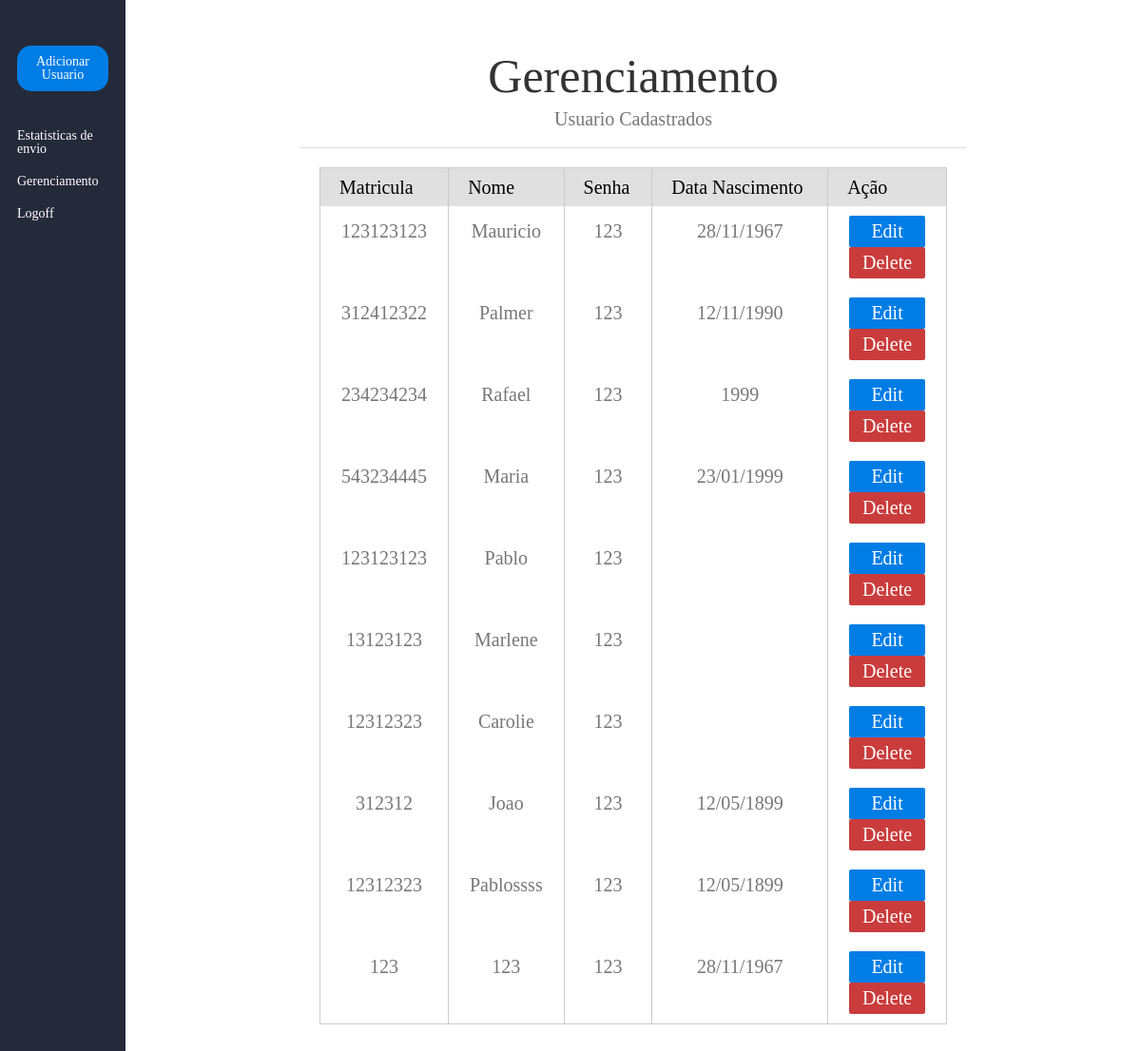
Page /admin.php?p=gerenciamento on the committed database.
### tables this page shows
CREATE TABLE IF NOT EXISTS `user` (
  `id_user` int(11) NOT NULL AUTO_INCREMENT,
  `nome` varchar(255) NOT NULL,
  `pass_user` varchar(255) NOT NULL,
  `matricula` varchar(255) NOT NULL,
  `data_nasc` varchar(255) NOT NULL,
  PRIMARY KEY (`id_user`)
);

### dba.class.php (called while the page is built, shortened)
<?php
 class Dba{
    function query($sql){
        $res = mysql_query($sql);
        return $res;
    }
    function row($res){
        $row = mysql_num_rows($res);
        return $row;
    }
    function result($res , $row , $col){
        $ret = mysql_result($res, $row , $col);
        return $ret;
    }
            function getUser(){
                $sql="
                SELECT * FROM user
                ";
                $res = $this->query($sql);
                $row = $this->row($res);
                $vet = array();
                if ($res > 0) {
                    for ($i=0; $i < $row; $i++) {
                        $vet[$i]['name'] = $this->result($res , $i , 'nome');
                        $vet[$i]['id_user'] = $this->result($res , $i , 'id_user');
                        $vet[$i]['matricula'] = $this->result($res , $i , 'matricula');
                        $vet[$i]['pass_user'] = $this->result($res , $i , 'pass_user');
                        $vet[$i]['data_nasc'] = $this->result($res , $i , 'data_nasc');
                    }
                }
                return $vet;
            }
            function totalMessage(){
                $sql="SELECT count(id_user_message) FROM user_message WHERE id_user_message > 0";
                $res = $this->query($sql);
                $total = $this->result($res , 0 , 'count(id_user_message)');
                return $total;
            }
            function totalMessagePorUsuario(){
                $sql = "SELECT * FROM user";
                $res = $this->query($sql);
                $row = $this->row($res);
                $html = "";
                if ($row > 0) {
                    for ($i=0; $i < $row ; $i++) {
                        $id = $this->result($res , $i , 'id_user');
                        $name = $this->result($res , $i , 'nome');
                        $sql1 = "SELECT count(id_user_message) FROM user_message WHERE fk_user = {$id}";
                        $res1 = $this->query($sql1);
                        $total_u = $this->result($res1 , 0 , 'count(id_user_message)');
                        $total_m = $this->totalMessage();
                        $porcentagem = 0;
                        if ($total_u > 0) {
                            $porcent = ($total_u/$total_m)*100;
                            $porcentagem = substr($porcent,0,strpos($porcent,'.')+2);
                        }
                        $html .="
                                        <tr>
                                            <th>{$name}</th>
                                            <th>{$total_u}</th>
                                            <th>{$porcentagem}%</th>
                                        </tr>
                        ";
                    }
                }
                return $html;
            }
 }

### gerenciamento.php (the view, shortened to what this page needs)
<?php
$dba = new Dba();
$ger = $dba->getUser();
$html ="";
foreach ($ger as $key => $v) {
    $html .="
        <tr>
            <th>{$v['matricula']}</th>
            <th>{$v['name']}</th>
            <th>{$v['pass_user']}</th>
            <th>{$v['data_nasc']}</th>
            <th>
                <a href='admin.php?p=edit&id={$v['id_user']}' class='btn-primary'>Edit</a>
                <form action='admin.php?p=gerenciamento' method='post'>
                    <input type='hidden' name='id' value='{$v['id_user']}'>
                    <input type='hidden' name='del' value='del'>
                    <button type='submit' class='btn-danger btn-primary'>Delete</button>
                </form>
            </th>
        </tr>
    ";
}
 ?>
<div class="estatisticas">
    <div class="estatistica-tittle">
        <h1>Gerenciamento</h1>
        <span>Usuario Cadastrados</span>
    </div>
    <div class="estatistica-dados">
        <table>
            <thead>
                <tr>
                    <th>Matricula</th>
                    <th>Nome</th>
                    <th>Senha</th>
                    <th>Data Nascimento</th>
                    <th>Ação</th>
                </tr>
            </thead>
            <tbody>
                <?php echo $html; ?>
            </tbody>
        </table>
    </div>
</div>

### admin.php (shortened to what this page needs)
<?php
require 'dba.class.php';
$dba = new Dba();
$p = isset($_GET['p'])?$_GET['p']:'estatisticas';
$total_m_u = $dba->totalMessagePorUsuario();
 ?>
<!doctype html>
<html lang="en">
<head>
    <link rel="stylesheet" href="css/reset.css">
    <link rel="stylesheet" href="css/style.css">
</head>
<body>
<div class="container">
        <div class="left-menu">
            <ul class="ul-menu">
                <li class="titulo-menu"><a href="admin.php?p=adicionarUsuario">Adicionar Usuario</a></li>
                <li class="ul-menu-li"><a href="admin.php?p=estatisticas">Estatisticas de envio</a></li>
                <li class="ul-menu-li"><a href="admin.php?p=gerenciamento">Gerenciamento</a></li>
                <li class="ul-menu-li"><a href="index.php">Logoff</a></li>
            </ul>
        </div>
        <div class="right-menu">
            <?php include_once(''.$p.'.php') ?>
        </div>
    </div>
</body>
</html>

### css/style.css (style rules this page uses)
html , body { height: 100%; font-family: verdana; }
.container { width: 100%; overflow: hidden; height: 100%; }
.right-menu { float: left; width: 89%; height: 100%; overflow: auto; }
.left-menu { height: 100%; font-size: 14px; padding: 1.5%; color: #fff; background: rgb(37, 42, 58); width: 11%; float: left; text-align: center; }
.titulo-menu { background: #007de5; padding: 10px; border-radius: 15px; margin: 0 0 30px 0; }
.ul-menu { margin: 30px 0 0 0; }
.ul-menu-li { text-align: left; padding: 10px 0; }
.estatisticas { width: 700px; margin: 50px auto; padding-top: 5px; }
.estatistica-tittle { border-bottom: solid #ddd 1px; text-align: center; color: #777; padding-bottom: 20px; }
.estatistica-tittle h1 { color: #333; font-size: 50px; padding-bottom: 10px; }
.estatistica-tittle span { font-size: 20px; }
.estatistica-dados { padding: 20px; font-size: 20px; color: #777; }
.estatistica-dados a { color: #007de5; }
table { width: 100%; bo }
table { border-collapse: collapse; border-spacing: 0; empty-cells: show; border: 1px solid #cbcbcb; }
table th { border-left: 1px solid #cbcbcb; border-width: 0 0 0 1px; font-size: inherit; margin: 0; overflow: visible; padding: .5em 1em; }
thead { background: #e0e0e0; color: #000; text-align: left; vertical-align: bottom; }
.btn-primary { font-family: inherit; color: #fff!important; font-size: 100%; padding: 5px 10px; width: 80px; color: #444; color: rgba(0,0,0,.8); border: 1px solid #999; border: 0 rgba(0,0,0,0); background-color: #007de5; text-decoration: none; border-radius: 2px; display: inline-block; zoom: 1; line-height: normal; white-space: nowrap; vertical-align: baseline; text-align: center; cursor: pointer; -webkit-user-drag: none; -webkit-user-select: none; -moz-user-select: none; -ms-user-select: none; user-select: none; }
.btn-danger { background: rgb(202, 60, 60); }

### rows in the picture
user: matricula "123123123", nome "Mauricio", pass_user "123", data_nasc "28/11/1967"
user: matricula "312412322", nome "Palmer", pass_user "123", data_nasc "12/11/1990"
user: matricula "234234234", nome "Rafael", pass_user "123", data_nasc "1999"
user: matricula "543234445", nome "Maria", pass_user "123", data_nasc "23/01/1999"
user: matricula "123123123", nome "Pablo", pass_user "123"
user: matricula "13123123", nome "Marlene", pass_user "123"
user: matricula "12312323", nome "Carolie", pass_user "123"
user: matricula "312312", nome "Joao", pass_user "123", data_nasc "12/05/1899"
user: matricula "12312323", nome "Pablossss", pass_user "123", data_nasc "12/05/1899"
user: matricula "123", nome "123", pass_user "123", data_nasc "28/11/1967"
